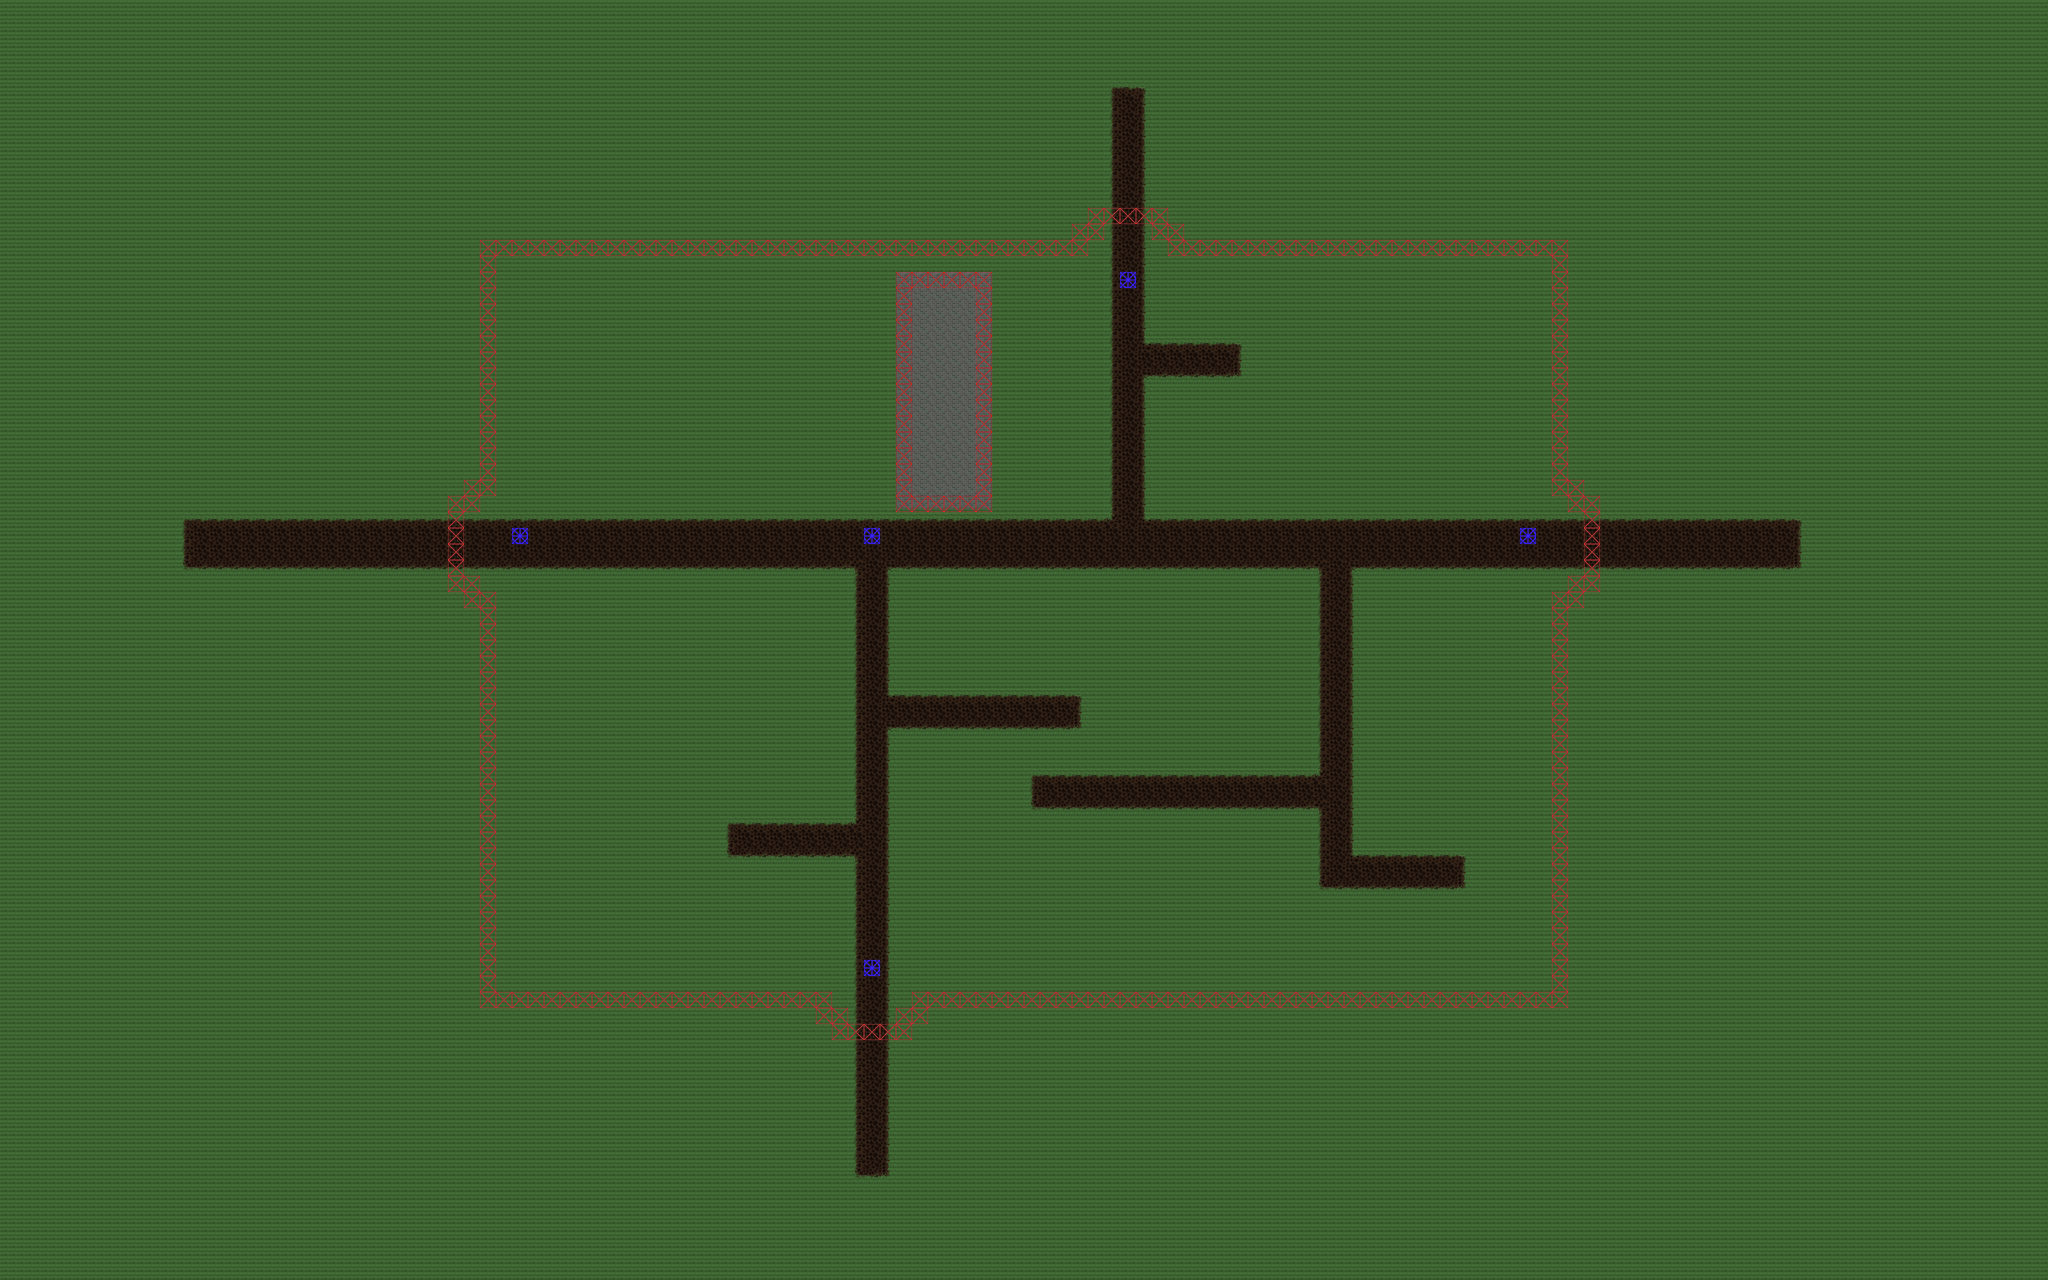

A 2D game scene composited from a Tiled map and its tileset images. What follows is a short description and the map's XML, with each tile layer's data collapsed to a summary:
An orthogonal 128x80 tile map with 32x32 px tiles, 3 tile layers (Ground, Spawnpoint, Barrier), 4 tilesets and 9 objects (5x PlayerSpawn, 4x Exitpoint).

<map version="1.10" tiledversion="1.10.2" orientation="orthogonal" renderorder="right-down" width="128" height="80" tilewidth="32" tileheight="32" infinite="0" nextlayerid="12" nextobjectid="25">
 <editorsettings>
  <export format="csv" />
 </editorsettings>
 <tileset firstgid="1" source="../../Sprites/Ground Tiles/Cobble road grass tileset.tsx" />
 <tileset firstgid="19" source="../../Sprites/Buildings/Wall.tsx" />
 <tileset firstgid="28" source="../../Sprites/DEV resources/Barrier.tsx" />
 <tileset firstgid="29" source="../../Sprites/DEV resources/Player Spawn.tsx" />
 <layer id="1" name="Ground" width="128" height="80">
  <data>[10240 cells, 10240 non-empty, 26 distinct tile ids]</data>
 </layer>
 <group id="10" name="Spawnpoints">
  <objectgroup id="9" name="Spawnpoint">
   <object id="10" name="West" type="PlayerSpawn" x="1024" y="1056">
    <point />
   </object>
   <object id="12" name="Center" type="PlayerSpawn" x="1728" y="1056">
    <point />
   </object>
   <object id="13" name="North" type="PlayerSpawn" x="2240" y="544">
    <point />
   </object>
   <object id="14" name="East" type="PlayerSpawn" x="3040" y="1056">
    <point />
   </object>
   <object id="15" name="South" type="PlayerSpawn" x="1728" y="1920">
    <point />
   </object>
  </objectgroup>
  <layer id="7" name="Spawnpoint" width="128" height="80">
   <data>[10240 cells, 5 non-empty, 1 distinct tile ids]</data>
  </layer>
 </group>
 <layer id="8" name="Barrier" width="128" height="80">
  <data>[10240 cells, 282 non-empty, 1 distinct tile ids]</data>
 </layer>
 <objectgroup id="11" name="Exitpoint">
  <object id="19" name="TestWest" type="Exitpoint" x="896" y="992" width="96" height="192" />
  <object id="20" name="TestSouth" type="Exitpoint" x="1664" y="1984" width="160" height="96" />
  <object id="21" name="TestNorth" type="Exitpoint" x="2176" y="416" width="160.002" height="96" />
  <object id="22" name="TestEast" type="Exitpoint" x="3104" y="992" width="96" height="192" />
 </objectgroup>
</map>